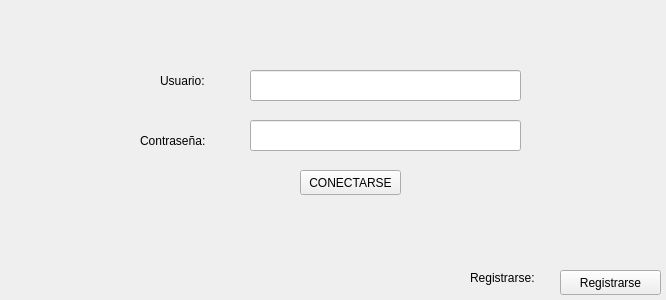
<?xml version="1.0" encoding="UTF-8"?>
<ui version="4.0">
 <class>ENTRAR</class>
 <widget class="QWidget" name="ENTRAR">
  <property name="geometry">
   <rect>
    <x>0</x>
    <y>0</y>
    <width>666</width>
    <height>300</height>
   </rect>
  </property>
  <property name="windowTitle">
   <string>Form</string>
  </property>
  <widget class="QLineEdit" name="USUARIO_2">
   <property name="geometry">
    <rect>
     <x>250</x>
     <y>70</y>
     <width>271</width>
     <height>31</height>
    </rect>
   </property>
  </widget>
  <widget class="QLineEdit" name="CONTRA_2">
   <property name="geometry">
    <rect>
     <x>250</x>
     <y>120</y>
     <width>271</width>
     <height>31</height>
    </rect>
   </property>
  </widget>
  <widget class="QPushButton" name="CONECTARSE2">
   <property name="geometry">
    <rect>
     <x>300</x>
     <y>170</y>
     <width>101</width>
     <height>25</height>
    </rect>
   </property>
   <property name="text">
    <string>CONECTARSE</string>
   </property>
  </widget>
  <widget class="QLabel" name="label">
   <property name="geometry">
    <rect>
     <x>160</x>
     <y>70</y>
     <width>61</width>
     <height>21</height>
    </rect>
   </property>
   <property name="text">
    <string>Usuario:</string>
   </property>
  </widget>
  <widget class="QLabel" name="label_2">
   <property name="geometry">
    <rect>
     <x>140</x>
     <y>130</y>
     <width>81</width>
     <height>21</height>
    </rect>
   </property>
   <property name="text">
    <string>Contraseña:</string>
   </property>
  </widget>
  <widget class="QPushButton" name="REGISTRARSE3">
   <property name="geometry">
    <rect>
     <x>560</x>
     <y>270</y>
     <width>101</width>
     <height>25</height>
    </rect>
   </property>
   <property name="text">
    <string>Registrarse</string>
   </property>
  </widget>
  <widget class="QLabel" name="label_4">
   <property name="geometry">
    <rect>
     <x>470</x>
     <y>270</y>
     <width>81</width>
     <height>16</height>
    </rect>
   </property>
   <property name="text">
    <string>Registrarse:</string>
   </property>
  </widget>
 </widget>
 <resources/>
 <connections/>
</ui>
